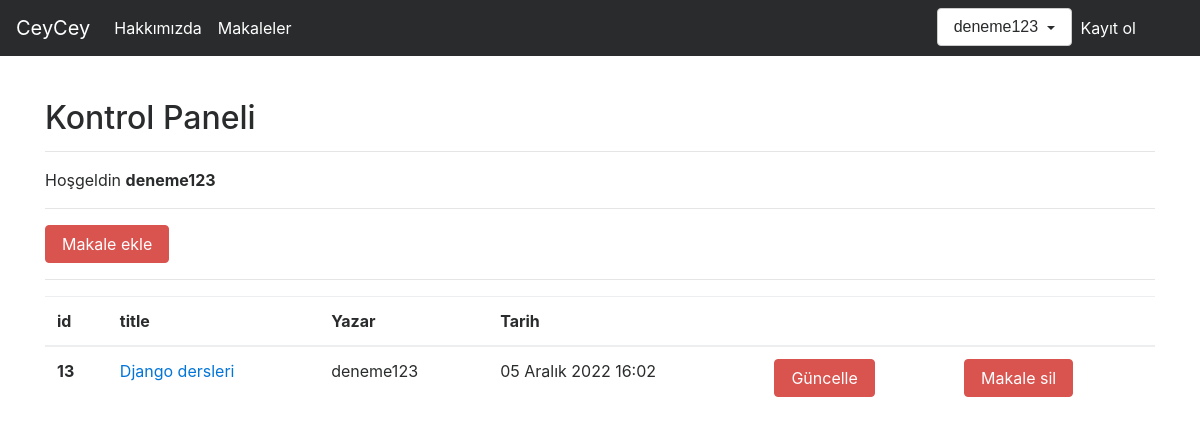
Screenshot of /Makaleler/kontrolpaneli/ (signed in) with the database file from the repository.
### article/models.py (models this page shows, shortened)
class article(models.Model):
    author = models.ForeignKey("auth.User",on_delete=models.CASCADE,verbose_name="Yazar")
    title = models.CharField(max_length=60,verbose_name="Başlık")
    content = RichTextField()
    created_date = models.DateTimeField(auto_now_add=True,verbose_name="Oluşturulma zamanı")
    artimg = models.FileField(blank = True,null = True ,verbose_name = "Görsel ekle")

### article/views.py (the view)
# urls.py: path('kontrolpaneli/',views.dashboard,name="dashboard"),
@login_required(login_url="user:loginu")
def dashboard(request):
    articles = article.objects.filter(author = request.user)
    context = {
        "articles" : articles
    }
    return render(request,"dashboard.html",context)

### templates/dashboard.html
{% extends 'layout.html' %}
{% block body %}
    <h2>Kontrol Paneli</h2>
    <hr>
    <p>Hoşgeldin <b>{{request.user.username}}</b></p>
    <hr>
    <a class="btn btn-danger" href="/Makaleler/addarticle">Makale ekle</a>
    <hr>
    {% if articles %}
            <table class="table">
  <thead>
    <tr>
      <th scope="col">id</th>
      <th scope="col">title</th>
      <th scope="col">Yazar</th>
      <th scope="col">Tarih</th>
      <th scope="col"></th>
      <th scope="col"></th>
    </tr>
  </thead>
  {% for article in articles %}
   <tr>
    <th scope="row">{{article.id}}</th>
      <td><a href="/Makaleler/makale/{{article.id}}">{{article.title}}</a></td>
      <td>{{article.author.username}}</td>
      <td>{{article.created_date}}</td>
      <td><a href="/Makaleler/update/{{article.id}}" class="btn btn-danger">Güncelle</a></td>
      <td><a href="/Makaleler/delete/{{article.id}}" class="btn btn-danger">Makale sil</a></td>
   </tr>
  {% endfor %}
</table>
    {% else %}
        <div class="alert alert-warning">Henüz bir makale oluşturmadınız!</div>
    {% endif %}
{% endblock %}

### templates/includes/navbar.html (shortened to what this page needs)
<nav class="navbar navbar-toggleable-md navbar-inverse fixed-top bg-inverse">
    <a class="navbar-brand" href="{% url 'index' %}">CeyCey</a>
    <div class="collapse navbar-collapse" id="navbarCollapse">
      <ul class="navbar-nav mr-auto">
        <li class="nav-item active">
          <a class="nav-link" href="{% url 'about' %}">Hakkımızda</a>
        </li>
        <li class="nav-item active">
            <a class="nav-link" href="{% url 'article:Makaleler' %}">Makaleler</a>
          </li>
      </ul>
        <ul class="navbar-nav ml-auto">
        {% if request.user.is_authenticated %}
        <div class="dropdown">
      <button class="btn btn-secondary dropdown-toggle" type="button" id="dropdownMenuButton" data-toggle="dropdown" aria-haspopup="true" aria-expanded="false">
        {{request.user.username}}
      </button>
    </div>
        {% else %}
        <li class="nav-item active">
          <a class="nav-link" href="{% url 'user:loginu' %}">Giriş</a>
        </li>
        {% endif %}
        <li class="nav-item active">
          <a class="nav-link" href="{% url 'user:register' %}">Kayıt ol</a>
        </li>
        <ul>
      </ul>
      </ul>
    </div>
</nav>

### rows the page displays
article: id "13", title "Django dersleri", author.username "deneme123", created_date "05 Aralık 2022 16:02"

### other values shown
{{ request.user.username }} "deneme123"
